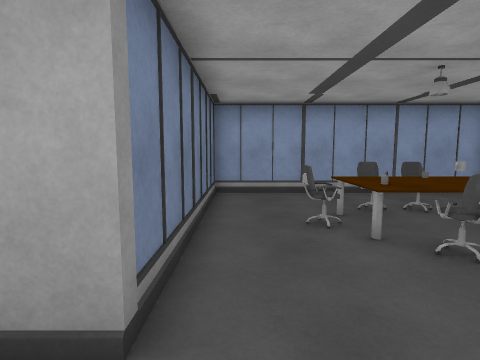
view 1 (above)

16 first-person views from a walk through a Unity game level. The camera is 1.4 m above the floor, tilts 6° down and sees 80° across. The floor is counted in squares, 1 m on a side. Each view is taken from the middle of a square. On the plan, view 1 faces up. The plan holds only what a view shows up to about 14 squares ahead; the rest is blank. The place goes on beyond the plan. The player is left out. Door leaves are left out, so doorways stand open.

view 2
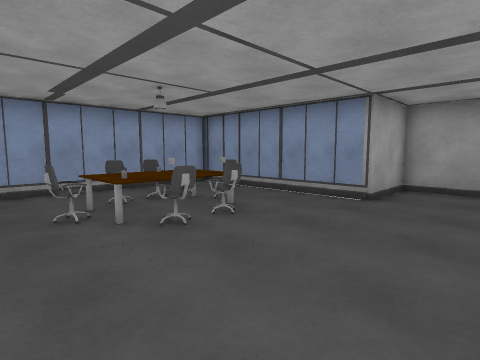

view 3
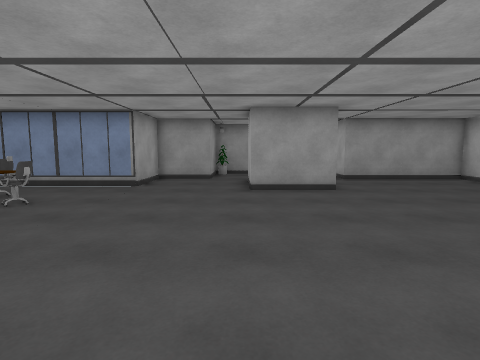

view 4
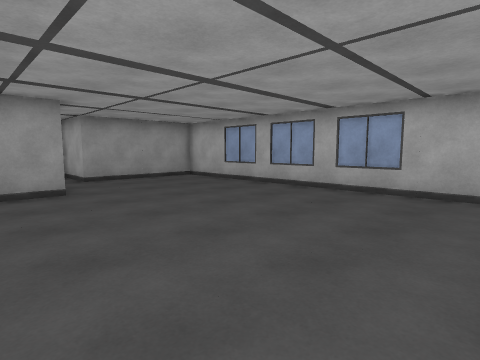

view 5
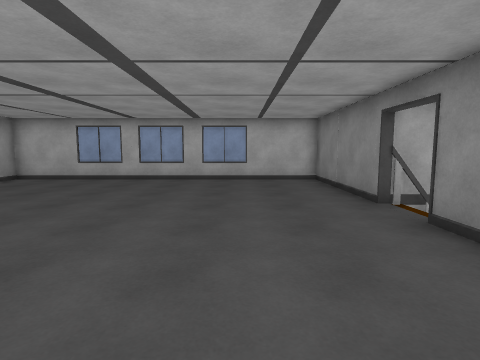

view 6
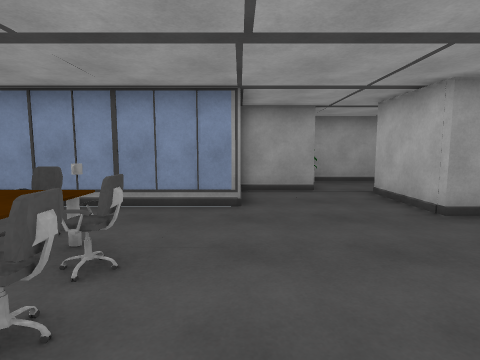

view 7
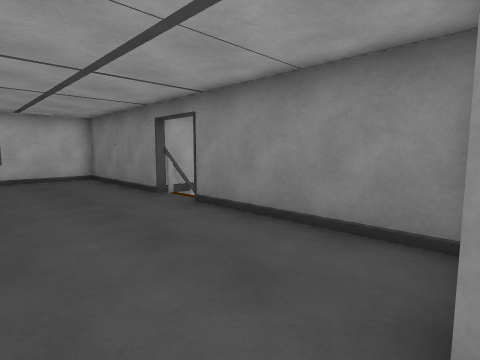

view 8
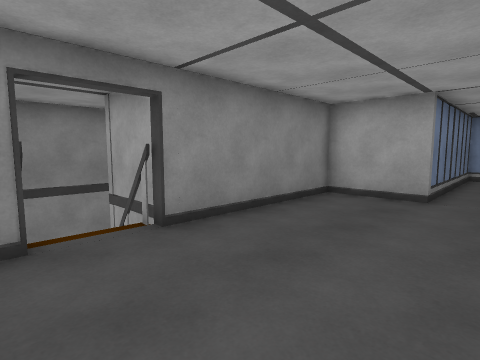

view 9
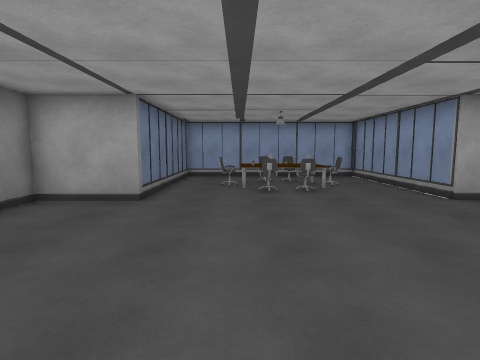

view 10
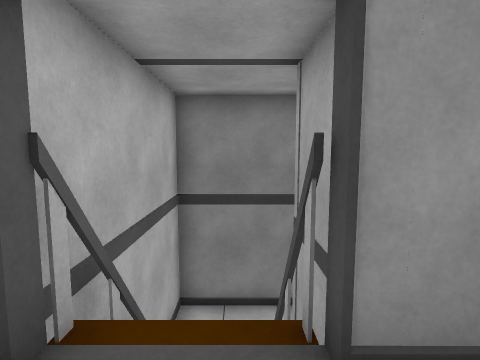

view 11
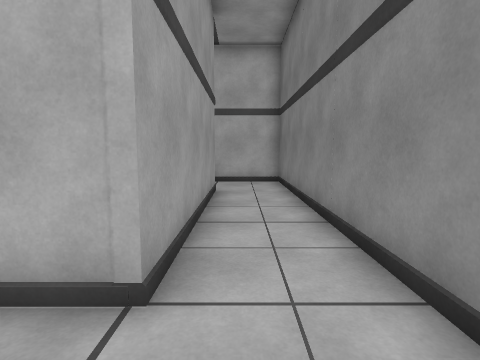

view 12
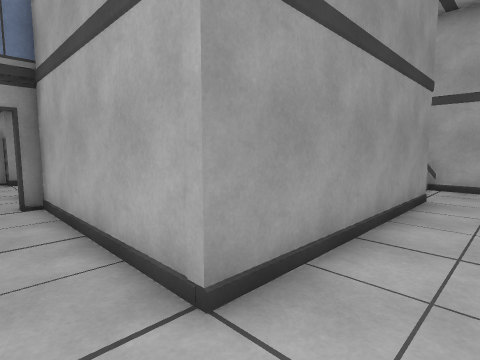

view 13
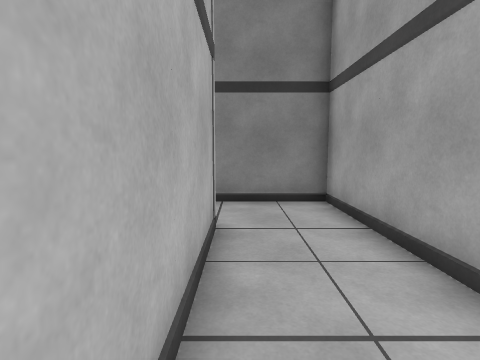

view 14
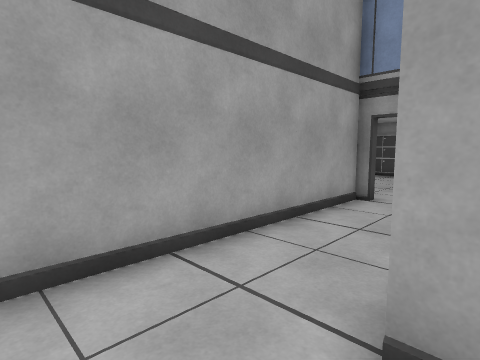

view 15
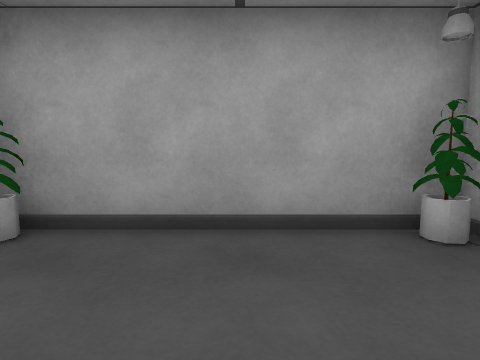

view 16
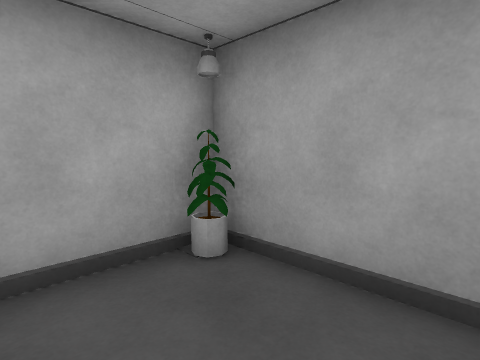

### Floor plan
Key: @ floor where view 1 was taken; # wall or solid block; . main floor; - floor 3 m lower than the main floor; / step, stairs or slope; D open door; C chair; O other object.
Columns run from 10 left of view 1 to 14 right of it. Each row starts with its distance up from view 1.
  9          ##########
  8          #........#
  7 ##########...CC...#
  6 #--------#..CCOO..#
  5 #---------.CCOOCC.#
  4 #--------#..OOOC..#
  3 #--#######...#C...#
  2 #--#  ####........####
  1 #--#  #..............#
  0 #--#  #...@..........####
 -1 #--#  #...............OO#
 -2 #--#  #.......... ......#
 -3 #--#  #........../   ...#
 -4 #--####........../  /...#
 -5 #---//.........../   ...#
 -6 #--####................O#
 -7 #######..............##O#
 -8       #..............#
 -9       #..............#
-10       #..............#
-11       #..............#
-12       #..............#
-13       #######DD#######

Positions as (right, up) in squares from view 1, and headings:
1: (0, 0), facing up
2: (0, -1), facing up-right
3: (-3, -2), facing right
4: (-3, -3), facing down-right
5: (0, 1), facing down
6: (1, 2), facing right
7: (1, 2), facing down-left
8: (1, -7), facing up-left
9: (2, -6), facing up
10: (-2, -5), facing left
11: (-8, 6), facing down
12: (-9, 5), facing down-right
13: (-2, 4), facing left
14: (-9, 3), facing up-right
15: (10, -4), facing right
16: (11, -4), facing up-right
